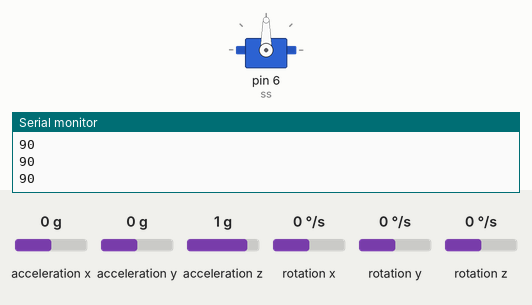
This sketch was run on a simulated Arduino Uno, built with avr-gcc and run on an emulated ATmega328P. Shown: servo, the last lines printed to the serial monitor. Inputs (shaded band) come from the test bench; at power-on: acceleration x 0 g, acceleration y 0 g, acceleration z 1 g, rotation x 0 °/s, rotation y 0 °/s, rotation z 0 °/s.

Above: at 1.2 s.
1.3 s: acceleration x set to -1.4 g
At 2.2 s:
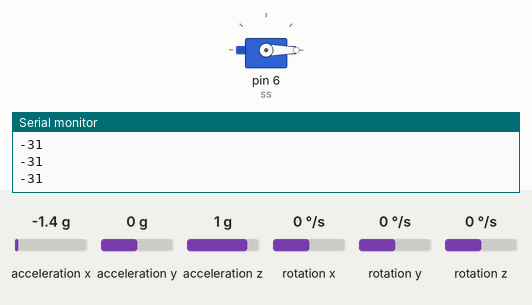
2.8 s: acceleration x set to -0.8 g
At 4.0 s:
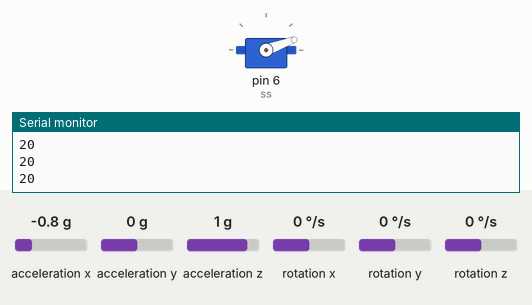
4.3 s: acceleration x set to 0.8 g
At 5.3 s:
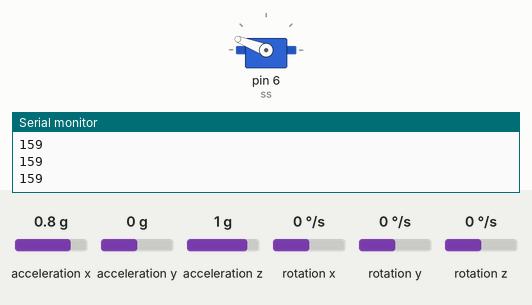
5.8 s: acceleration x set to 1.4 g
At 6.2 s:
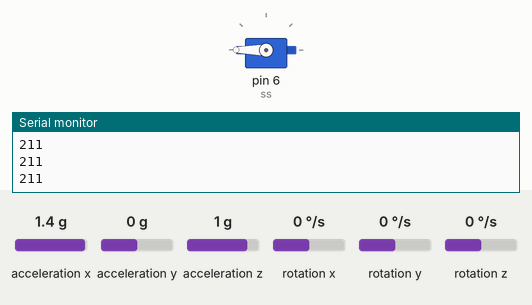
7.3 s: acceleration x set to 0 g
At 8.5 s:
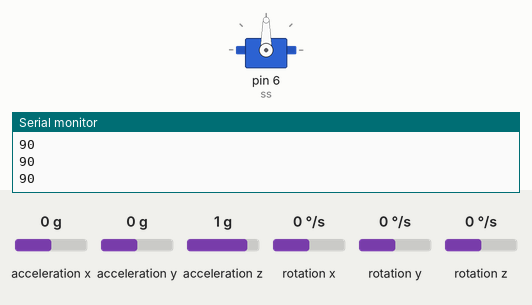
Timing chart, 0 to 9.9 s (numbered marks = the images above; inputs shaded):
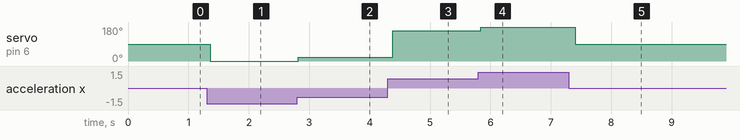

The sketch:

sketch_may24a.ino
```cpp
#include <Wire.h>
#include<I2Cdev.h>
#include<MPU6050.h>
#include<Servo.h>

 Servo ss;
MPU6050 mpu;

int16_t ax, ay, az;
int16_t gx, gy, gz;


void setup(){
 Serial.begin(9600);
 Serial.println("Initialize MPU");
 mpu.initialize();
ss.attach(6);

}

void loop(){
 mpu.getMotion6(&ax, &ay, &az, &gx, &gy, &gz);

 ax = map(ax, -17000, 17000, -1500, 1500);
 int val =map(ax,-1500,1500,0,180);
ss.write(val);
Serial.println(val);
delay(100);
}
```

Measured:
- after the input at 1.3 s, servo on pin 6 (ss): 90° → 0° after 0.06 s
- after the input at 2.8 s, servo on pin 6 (ss): 0° → 20° at once
- after the input at 4.3 s, servo on pin 6 (ss): 20° → 159° after 0.08 s
- after the input at 5.8 s, servo on pin 6 (ss): 159° → 180° at once
- after the input at 7.3 s, servo on pin 6 (ss): 180° → 90° after 0.11 s
